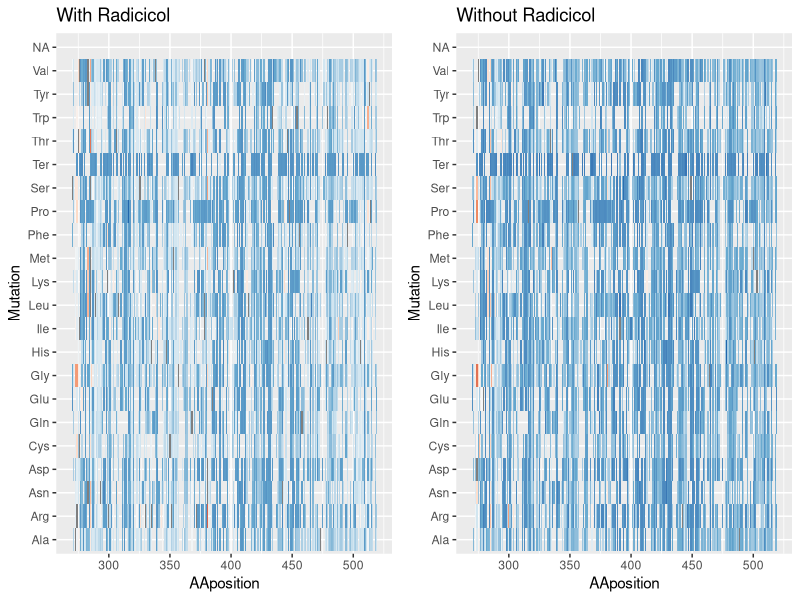

Recreate this plot in R.
install.packages("readxl")
install.packages("tidyverse")
install.packages("gridExtra")
install.packages("RColorBrewer")

library(gridExtra)
library(readxl)
library(tidyverse)
library(ggplot2)
library(RColorBrewer)


getwd()
setwd("/Users/arielleaiken/github/src/arielle")

DF1 <- read_csv("heatmapDF.csv")
colnames(DF1) <- c("row", "AAposition", "WT", "Mutation", "Radicicol_Score", "No_Radicicol_Score")

DF1["No_Radicicol_Score"] = DF1["No_Radicicol_Score"]*-1
DF1["Radicicol_Score"] = DF1["Radicicol_Score"]*-1

radicicol <- ggplot(data=DF1, aes(x=AAposition,y=Mutation,fill=Radicicol_Score)) +
         geom_tile() + theme(legend.position = "none") + ggtitle("With Radicicol") +
  scale_fill_distiller(type = "div", palette = "RdBu") 
  
#radicicol

no_radicicol <- ggplot(data=DF1, aes(x=AAposition,y=Mutation,fill=No_Radicicol_Score)) +
  geom_tile()  + ggtitle("Without Radicicol") + theme(legend.position = "none") +
  scale_fill_distiller(type = "div", palette = "RdBu")

#no_radicicol

grid.arrange(radicicol, no_radicicol, nrow = 1)

